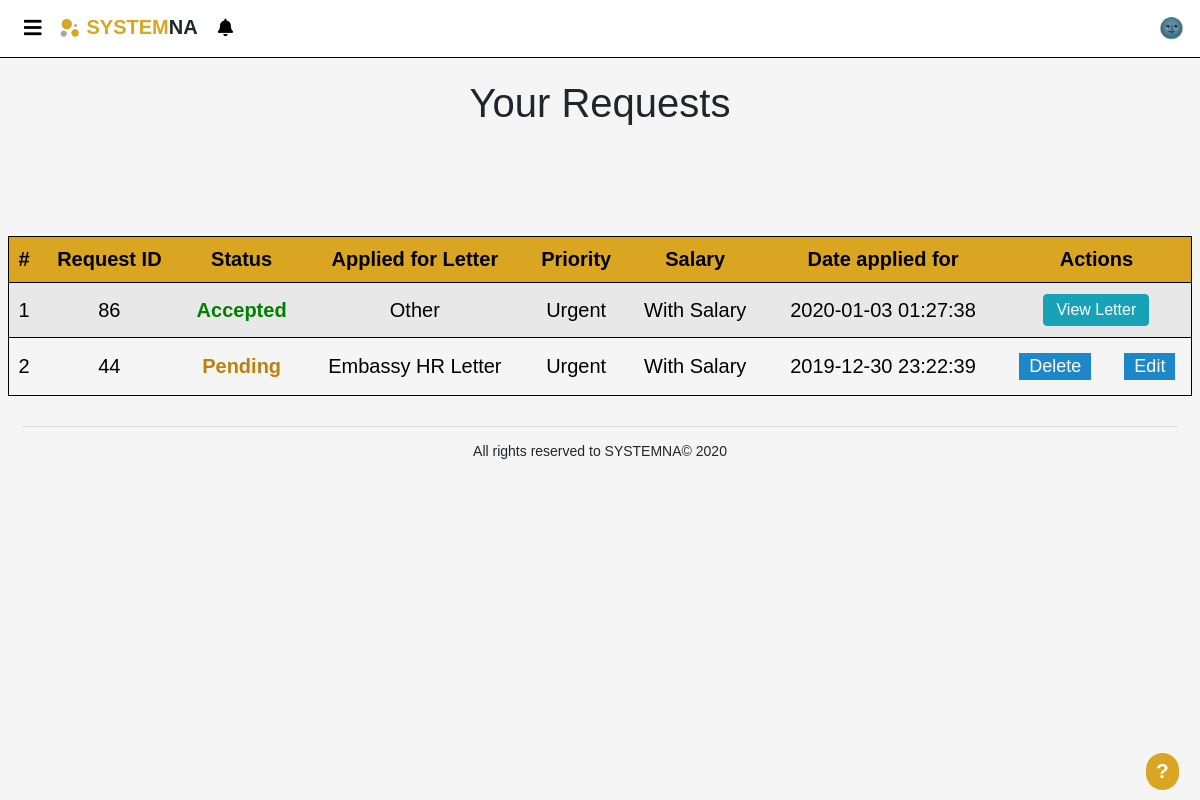
Before: /pages/viewRequest.php (signed in) with the older database file.
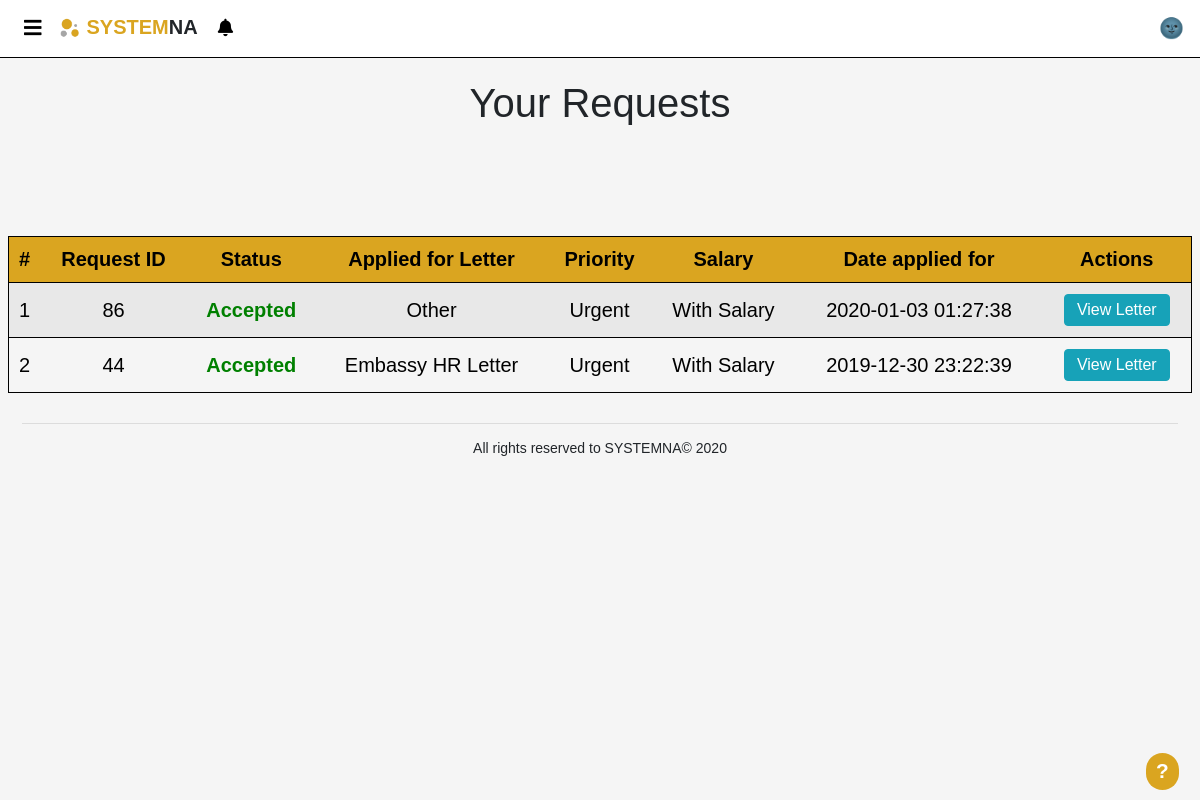
After: the same page with the newer database file.
### tables this page shows
CREATE TABLE `requests` (
  `Request_id` int(50) NOT NULL,
  `emp_id` int(11) NOT NULL,
  `Status` tinyint(1) DEFAULT NULL,
  `priority` tinyint(1) NOT NULL,
  `salary` tinyint(1) NOT NULL,
  `date` timestamp NOT NULL DEFAULT current_timestamp(),
  `additional_info` varchar(200) NOT NULL,
  `type_name` varchar(255) NOT NULL
);

### DB/Database.php (called while the page is built, shortened)
<?php
class Database
{
    private $host = 'localhost';
    private $user = 'root';
    private $pass = '';
    private $dbName = 'hr_system';
    private $dbh;
    private $stmt;
    public function __construct()
    {
        $dsn = "mysql:host=".$this->host.";dbname=".$this->dbName;
        $options = array(
            PDO::ATTR_PERSISTENT => true,
            PDO::ATTR_ERRMODE => PDO::ERRMODE_EXCEPTION
        );
        try
        {
            $this->dbh = new PDO($dsn,$this->user,$this->pass,$options);
        }catch(PDOException $e)
        {
            echo "<br><div style='text-align: center;'>ERROR! Please try again later</div>";
            $_SESSION['error'] = 'error in DB';
            error_log("error in DB page");
            exit;
        }
    }
    public function query($sql)
    {
        $this->stmt = $this->dbh->prepare($sql);
    }
    public function execute()
    {
        return $this->stmt->execute();
    }
    public function getdata()
    {
        $this->execute();
        return $this->stmt->fetchAll(PDO::FETCH_OBJ);
    }
    public function numRows()
    {
        return $this->stmt->rowCount();
    }
}
?>

### pages/viewRequest.php (the view, shortened to what this page needs)
<?php
include "../template/header.php";
?>
<br>
<div style="text-align: center;">
    <h1 style="font-family: sans-serif;">Your Requests</h1>
</div>
<br><br>
<table id='Display'>
    <tr id='must'>
        <th>#</th>
        <th>Request ID</th>
        <th>Status</th>
        <th>Applied for Letter</th>
        <th>Priority</th>
        <th>Salary</th>
        <th>Date applied for</th>
        <th colspan="3">Actions</th>
    </tr>
    <?php
    $sql="  SELECT *
    FROM requests INNER join requests_types
    on requests.type_name=requests_types.Name where emp_id='".$_SESSION['id']."'";
    try
    {
        $DB->query($sql);
        $DB->execute();
        $y=0;
        if($DB->numRows()>0)
        {
            for($i=0;$i<$DB->numRows();$i++)
            {
                $x=$DB->getdata();
                $y++;
                $id=$x[$i]->Request_id;
                $priority=$x[$i]->priority;
                $salary=$x[$i]->salary;
                $date=$x[$i]->date;
                $type_name=$x[$i]->type_name;
                $Boolsalray = "Without Salary";
                $BoolPriority = "Urgent";
                if($salary == 1)
                {
                    $Boolsalray ="With Salary";
                }
                else $Boolsalray ="Without Salary";
                if($priority == 1)
                {
                    $BoolPriority ="Urgent";
                }
                else $BoolPriority="Normal";
                echo  "<tr>";
                echo "<td>{$y}</td>";
                echo "<td>{$id}</td>";
                if($x[$i]->Status==1){
                    echo "<td style='color:green; font-weight:bold;'>Accepted</td>";}
                else if($x[$i]->Status==0){
                    echo "<td style='color:red; font-weight:bold;' >Rejected</td>";}
                else{
                    echo "<td style='color:#be800d; font-weight:bold;' >Pending</td>";
                }
                echo "<td>{$type_name}</td>";
                echo "<td>{$BoolPriority}</td>";
                echo "<td>{$Boolsalray}</td>";
                echo "<td>$date</td>";
                if($x[$i]->Status==1){
    ?>
    <td colspan="3"><button id='<?php echo $x[$i]->type_name;?>' onclick="showdata(this.id,'<?php echo $x[$i]->salary;?>' ,'<?php echo $x[$i]->date;?>','<?php echo $id; ?>')" class="btn btn-info btn-sml" data-toggle="modal" data-target='#exampleModalLong'>View Letter</button></td>
    <?php } else if ($x[$i]->Status==0){
    ?>
    <td colspan="4"><p style="color:red; font-weight:bold;">Rejected</p></td>
    <?php }
                else   {
    ?>
    <td colspan="2"><a id="id=<?php echo $x[$i]->Request_id ;?> " href="../operations/deleterequest.php" class='deleteConfirmation EditBtn'>Delete</a></td>
    <td colspan="2"><a href="../pages/editLetter.php?id=<?php echo $x[$i]->Request_id ;?> " class='EditBtn1'>Edit</a></td>
    <?php
                    echo "</tr>";
                }
            }
        }
        else {
            echo"<tr><td colspan=9>You have no requests for now ! </td></tr>";
        }
    }
    catch(Exception $e)
    {
        $_SESSION['error'] = 'error in sql';
        error_log("Error while user trying to view letter request");
        echo "<br><div class='alert alert-danger' style='text-align: center;'>ERROR! Please try again later</div>";
    }
    ?>
</table>
<?php include "../template/footer.php"; ?>

Changed rows visible on the page:
changed requests "Embassy HR Letter": Status "Pending Delete Edit" → "Accepted View Letter"
